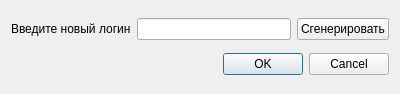
<?xml version="1.0" encoding="UTF-8"?>
<ui version="4.0">
 <class>Dialog</class>
 <widget class="QDialog" name="Dialog">
  <property name="geometry">
   <rect>
    <x>0</x>
    <y>0</y>
    <width>400</width>
    <height>94</height>
   </rect>
  </property>
  <property name="windowTitle">
   <string>Изменение логина</string>
  </property>
  <layout class="QGridLayout" name="gridLayout">
   <item row="0" column="1">
    <widget class="QLineEdit" name="lineEdit"/>
   </item>
   <item row="0" column="0">
    <widget class="QLabel" name="label">
     <property name="text">
      <string>Введите новый логин</string>
     </property>
    </widget>
   </item>
   <item row="0" column="2">
    <widget class="QPushButton" name="pushButton">
     <property name="text">
      <string>Сгенерировать</string>
     </property>
    </widget>
   </item>
   <item row="1" column="1" colspan="2">
    <widget class="QDialogButtonBox" name="buttonBox">
     <property name="orientation">
      <enum>Qt::Horizontal</enum>
     </property>
     <property name="standardButtons">
      <set>QDialogButtonBox::Cancel|QDialogButtonBox::Ok</set>
     </property>
    </widget>
   </item>
  </layout>
 </widget>
 <resources/>
 <connections>
  <connection>
   <sender>buttonBox</sender>
   <signal>accepted()</signal>
   <receiver>Dialog</receiver>
   <slot>accept()</slot>
   <hints>
    <hint type="sourcelabel">
     <x>248</x>
     <y>254</y>
    </hint>
    <hint type="destinationlabel">
     <x>157</x>
     <y>274</y>
    </hint>
   </hints>
  </connection>
  <connection>
   <sender>buttonBox</sender>
   <signal>rejected()</signal>
   <receiver>Dialog</receiver>
   <slot>reject()</slot>
   <hints>
    <hint type="sourcelabel">
     <x>316</x>
     <y>260</y>
    </hint>
    <hint type="destinationlabel">
     <x>286</x>
     <y>274</y>
    </hint>
   </hints>
  </connection>
 </connections>
</ui>
